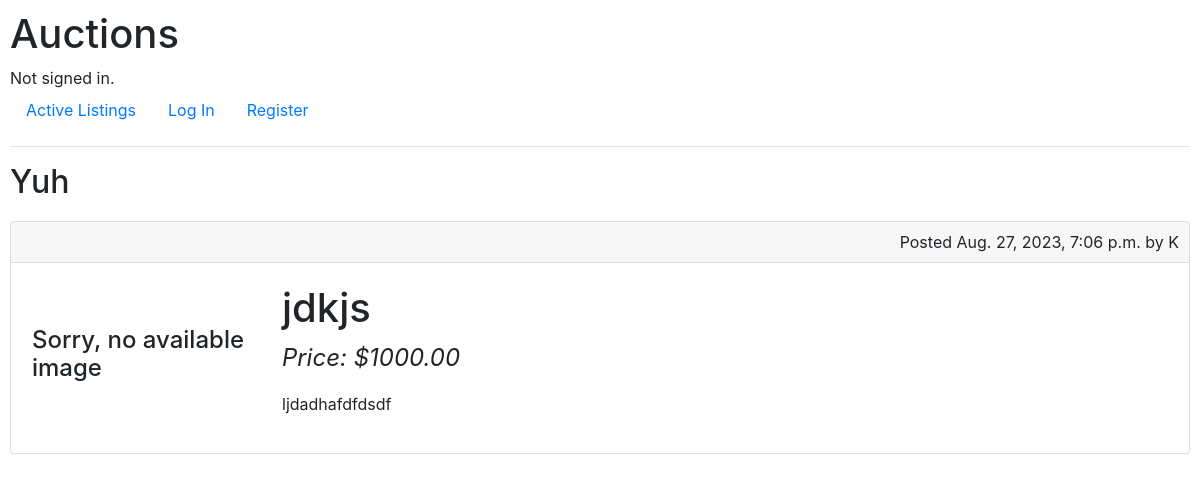
Page /category/Yuh on the committed database.
### auctions/models.py (models this page shows, shortened)
class Listing(models.Model):
    id = models.AutoField(primary_key=True)
    title = models.CharField(max_length=64)
    description = models.CharField(max_length=500)
    bid = models.DecimalField(max_digits=6, decimal_places=2, validators=[MinValueValidator(Decimal('0.01'))])
    image = models.URLField(blank=True)
    category = models.CharField(max_length=64, blank=True)
    owner = models.ForeignKey(User, on_delete=models.CASCADE, related_name='listings')
    time = models.DateTimeField(auto_now_add=True)
    watchers= models.ManyToManyField(User, blank=True, related_name='watchlist')
    active = models.BooleanField(default=True)
    winner= models.ForeignKey(User, on_delete=models.CASCADE, related_name='won_listings', blank=True, default=None, null=True)

class User(AbstractUser):
    id = models.AutoField(primary_key=True)

### auctions/views.py (the view)
# urls.py: path("category/<str:category>", views.category, name='category'),
def category(request, category):
    listings = Listing.objects.filter(active=True, category=category)
    bidings = Bid.objects.all()
    bids = {}
    for listing in listings:
        bids[listing.title] = listing.bid
    for bid in bidings:
        if bid.listing in listings:
            if bid.value > bids[bid.listing.title]:
                bids[bid.listing.title] = bid.value
    watchlist= None
    if request.user.is_authenticated:
        watchlist = request.user.watchlist.all()
    return render(request, "auctions/category.html", {
        "category":category,
        "listings":listings,
        "bids" : bids,
        "user" : request.user,
        "watchlist": watchlist,
        })

### auctions/templates/auctions/category.html (shortened to what this page needs)
{% extends 'auctions/layout.html' %}
{% block body %}
<h2>{{ category }}</h2>
{% for listing in listings %}
<a class="normal_a" href="{% url 'listing' listing.id %}">
    <div class="card">
        <div class="card-header">
            Posted {{ listing.time }} by {% if listing.owner.username == user.username %}Me ({{ user.username }}){% else %}{{listing.owner.username}}{% endif %}
        </div>
        <div class="card-body">
        <table>
            <tr>
                <td class="image">
                    {% if listing.image %}
                    <img src="{{listing.image}}" alt="Image of {{listing.title}} " class="image">
                    {% else %}
                    <h4>Sorry, no available image</h4>
                    {% endif %}
                </td>
                <td class="fit-con">
                    <h1>{{listing.title}}</h1>
                    {% for key, value in bids.items %}
                        {% if key == listing.title %}
                            <p class="pricing">Price: ${{ value }}</p>
                        {% endif %}
                    {% endfor %}
                    <p class="description">{{listing.description}}</p>
                </td>
            </tr>
        </table>
        </div>
    </div>
</a>
{% endfor %}
{% endblock %}

### auctions/static/auctions/styles.css (style rules this page uses)
body { padding: 10px; }
.image { width: 250px; object-fit: contain; padding-right: 10px; }
td { text-align: left; vertical-align: center; margin: 5px; color: inherit ! important; }
.pricing { font-size: 18pt; font-style: italic; }
.description { font-size: 12pt; }
.card-header { height: fit-content; vertical-align: top; padding: 8px 10px 8px 0px; color: inherit !important; text-align: end; }
.card { margin-top: 20px; }
.normal_a, .normal_a:hover { text-decoration: none; color: inherit !important; }

### rows in the picture
Listing: category "Yuh", time "Aug. 27, 2023, 7:06 p.m.", owner.username "K", image "Sorry, no available image", title "jdkjs", bids "1000.00", description "ljdadhafdfdsdf"
